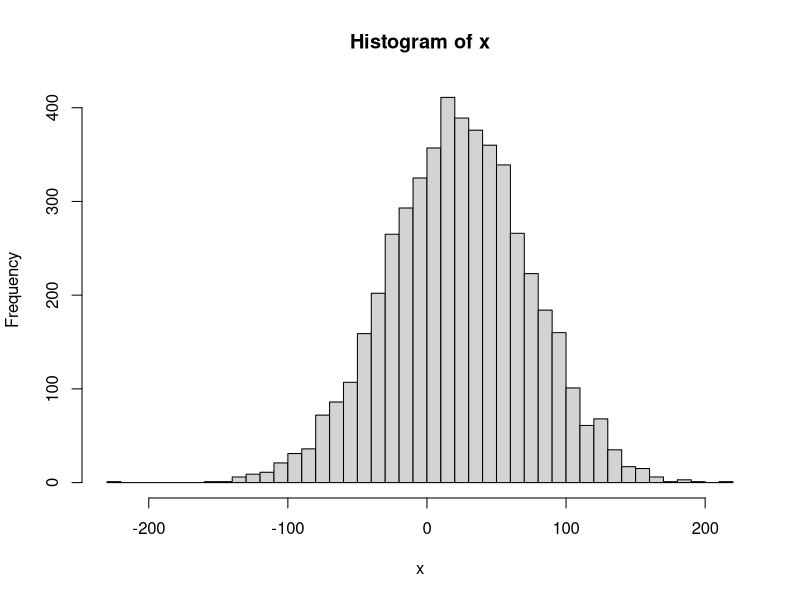

Generate this figure with R:

library('MCMCpack')

# 1-D Gaussian mixture model

# Number of data points and clusters
N = 5000
K = 4

# ?
a = 100
b = 2


mu_hat = 0
sd_hat = 10

alpha = 1

# ?
pi = rdirichlet(1, rep(alpha, K))

# For each cluster, assign a mean and a width (variance)
mu = rep(0L, K)
sigma = rep(0L, K)
for (k in 1:K) {
  sigma[k] = rgamma(n=1, shape=a, rate=b)
  mu[k] = rnorm(1, mean = mu_hat, sd = sd_hat)
}

# Assign to each data point a cluster label and a value
z = rep(0, N)
x = rep(0, N)

for (i in 1:N) {
  z[i] = sample(1:K, size=1, replace = TRUE, prob = pi)
  x[i] = rnorm(1, mu[z[i]], sigma[z[i]])
}

# Plot the generated data
hist(x, breaks = 50)
